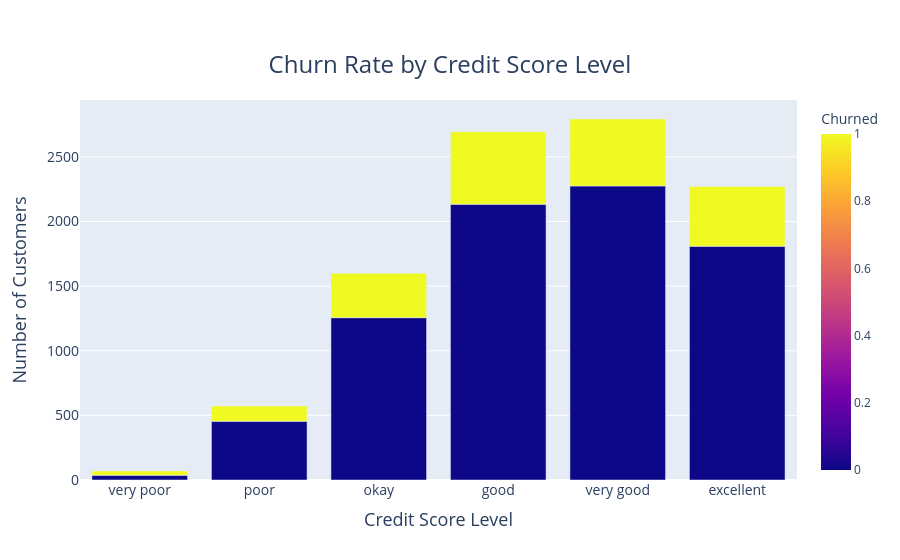

Notebook code for this chart:
### Code cell
fig = px.bar(
    credscore_churn_counts,
    x='CredScoreLevel',
    y='Count',
    color='Churned',
    barmode='group',
    title='Churn Rate by Credit Score Level',
    labels={'CredScoreLevel': 'Credit Score Level', 'Count': 'Number of Customers'}
)

# Customize the title and axis labels
fig.update_layout(
    title={
        'text': "Churn Rate by Credit Score Level",
        'y': 0.9,
        'x': 0.5,
        'xanchor': 'center',
        'yanchor': 'top',
        'font': {'size': 24}  # Adjust the font size of the title
    },
    xaxis_title={
        'text': 'Credit Score Level',
        'font': {'size': 18}  # Adjust the x-axis title font size
    },
    yaxis_title={
        'text': 'Number of Customers',
        'font': {'size': 18}  # Adjust the y-axis title font size
    }
)

# Adjust the font size of the tick labels
fig.update_xaxes(tickfont={'size': 14})
fig.update_yaxes(tickfont={'size': 14})

fig.show()

### Figure 1 — Plotly figure (JSON) as saved in the notebook; plotly's stock layout.template omitted (floating-point values rounded to 4 significant figures)
{"data": [{"alignmentgroup": "True", "hovertemplate": "Credit Score Level=%{x}<br>Number of Customers=%{y}<br>Churned=%{marker.color}<extra></extra>", "legendgroup": "", "marker": {"color": [0, 1, 0, 1, 0, 1, 0, 1, 0, 1, 0, 1], "coloraxis": "coloraxis", "pattern": {"shape": ""}}, "name": "", "offsetgroup": "", "orientation": "v", "showlegend": false, "textposition": "auto", "type": "bar", "x": ["very poor", "very poor", "poor", "poor", "okay", "okay", "good", "good", "very good", "very good", "excellent", "excellent"], "xaxis": "x", "y": [37, 33, 454, 119, 1256, 343, 2133, 562, 2275, 518, 1808, 462], "yaxis": "y"}], "layout": {"autosize": true, "barmode": "group", "coloraxis": {"colorbar": {"title": {"text": "Churned"}}, "colorscale": [[0, "#0d0887"], [0.1111, "#46039f"], [0.2222, "#7201a8"], [0.3333, "#9c179e"], [0.4444, "#bd3786"], [0.5556, "#d8576b"], [0.6667, "#ed7953"], [0.7778, "#fb9f3a"], [0.8889, "#fdca26"], [1, "#f0f921"]]}, "legend": {"tracegroupgap": 0}, "title": {"font": {"size": 24}, "text": "Churn Rate by Credit Score Level", "x": 0.5, "xanchor": "center", "y": 0.9, "yanchor": "top"}, "xaxis": {"anchor": "y", "autorange": true, "domain": [0, 1], "range": [-0.5, 5.5], "tickfont": {"size": 14}, "title": {"font": {"size": 18}, "text": "Credit Score Level"}, "type": "category"}, "yaxis": {"anchor": "x", "autorange": true, "domain": [0, 1], "range": [0, 2940], "tickfont": {"size": 14}, "title": {"font": {"size": 18}, "text": "Number of Customers"}, "type": "linear"}}}
